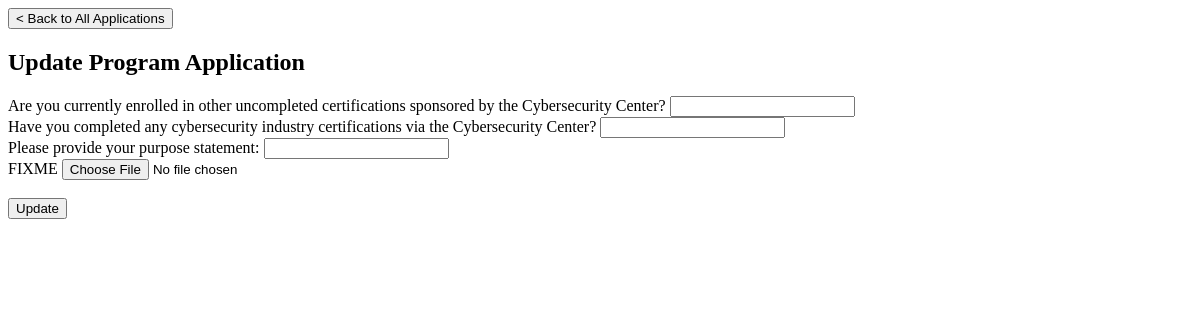
Page /update_program_app/4 on the earlier database version.
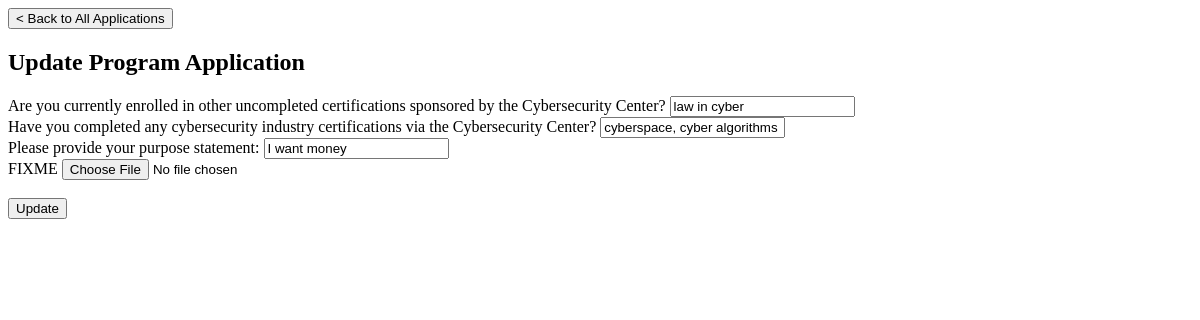
Same page on the later database version.
### tables this page shows
CREATE TABLE Application (
                    app_num INTEGER PRIMARY KEY AUTOINCREMENT,
                    program_num INTEGER,
                    UIN INTEGER,
                    uncom_cert TEXT,
                    com_cert TEXT,
                    purpose_statement TEXT,
                    FOREIGN KEY(program_num) REFERENCES Programs(program_num),
                    FOREIGN KEY(UIN) REFERENCES College_students(UIN)
                    );

### app.py (the view)
@app.route('/update_program_app/<int:app_num>')
def load_update_appl_page(app_num):
    conn = get_db_connection()
    app = conn.execute("SELECT * FROM Application WHERE APP_NUM = ?", (app_num, )).fetchone()
    conn.close();
    return render_template("update_program_app.html", app=app)

### db.py (called while the page is built)
def get_db_connection():
    conn = sqlite3.connect('database.db')
    conn.row_factory = sqlite3.Row
    return conn

### templates/update_program_app.html (shortened to what this page needs)
<!DOCTYPE html>
<html lang="en">
<head>
  <link rel="stylesheet" href="../static/program_application.css">
</head>
<body>
  <a class="back_button" href="{{url_for('application_review')}}">
    <button>< Back to All Applications</button>
  </a>
  <h2>Update Program Application</h2>
  <form action="{{ url_for('update_application') }}" method="POST">
    <div class="form-group">
      <label for="uncom_cert">Are you currently enrolled in other uncompleted certifications sponsored by the Cybersecurity Center?</label>
      <input id="uncom_cert" name="uncom_cert" type="text" value="{{ app.uncom_cert }}">
    </div>
    <div class="form-group">
      <label for="com_cert">Have you completed any cybersecurity industry certifications via the Cybersecurity Center?</label>
      <input id="com_cert" name="com_cert" type="text" value="{{ app.com_cert }}">
    </div>
    <div class="form-group">
      <label for="purpose_statement">Please provide your purpose statement: </label>
      <input id="purpose_statement" name="purpose_statement" type="text" value="{{ app.purpose_statement }}">
    </div>
    <div class="form-group">
      <label>FIXME</label>
      <input type="file">
    </div>
    <br>
    <div class="form-group">
      <button id="apply-button" type="submit">Update</button>
    </div>
  </form>
</body>
</html>

Differences in the rows shown:
added Application: uncom_cert "law in cyber", com_cert "cyberspace, cyber algorithms", purpose_statement "I want money"
